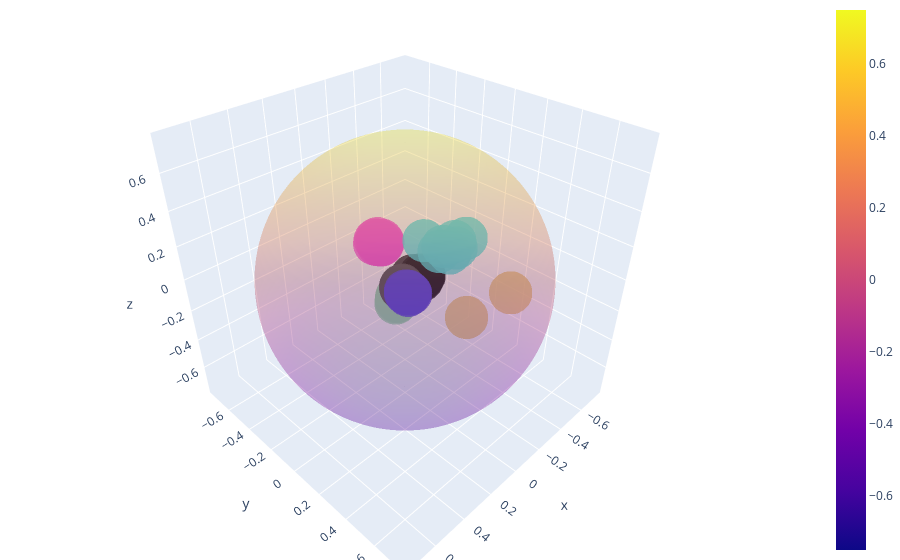

The notebook cell this image was saved under:
### Code cell
x = [0 for k in range(int(n))] 
x = [eVectors[k][1] for k in range(int(n))] 
y = [eVectors[k][2] for k in range(int(n))] 
z = [eVectors[k][3] for k in range(int(n))] 

u = np.linspace(0, 2 * np.pi, 100)
v = np.linspace(0, 2 * np.pi, 100)

xB = 0.75 * np.outer(np.cos(u), np.sin(v))
yB = 0.75 * np.outer(np.sin(u), np.sin(v))
zB = 0.75 * np.outer(np.ones(np.size(u)), np.cos(v))

fig = go.Figure(data=[go.Scatter3d(
    x=x,
    y=y,
    z=z,
    mode='markers',
    marker=dict(
        size= 15,
        color= color_Map,             
        colorscale='Viridis',   
        opacity=0.8
    )
), go.Surface(x = xB, y = yB, z = zB, opacity = 0.1)])

fig.update_layout(margin=dict(l=0, r=0, b=0, t=0))
fig.show()
